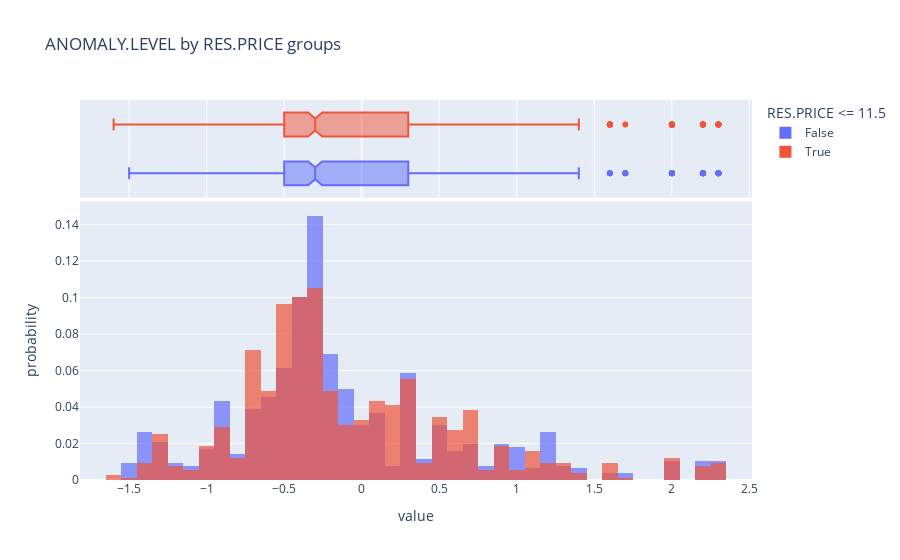

Write notebook code for a chart like this one.
### Markdown cell above
Let's visualize the distribution of anomaly.levels in places with a res.price <= 11.5 and places with a res.price > 11.5

### Code cell
#Visualize the distribution of ANOMALY.LEVELS across both groups

anomalies = outages1[["RES.PRICE <= 11.5", "ANOMALY.LEVEL"]]

fig = px.histogram(anomalies, color='RES.PRICE <= 11.5', histnorm='probability', marginal='box', 
                   title="ANOMALY.LEVEL by RES.PRICE groups", barmode='overlay', opacity=0.7)
fig.write_html('assets\Anomaly.html', include_plotlyjs='cdn')
fig.show()

### Figure 1 — Plotly figure (JSON) as saved in the notebook; plotly's stock layout.template omitted (floating-point values rounded to 4 significant figures; data arrays with more than 128 entries replaced by an {"elided": "..."} marker saying what was removed)
{"data": [{"alignmentgroup": "True", "bingroup": "x", "histnorm": "probability", "hovertemplate": "RES.PRICE <= 11.5=False<br>value=%{x}<br>probability=%{y}<extra></extra>", "legendgroup": "False", "marker": {"color": "#636efa", "opacity": 0.7, "pattern": {"shape": ""}}, "name": "False", "offsetgroup": "False", "orientation": "v", "showlegend": true, "type": "histogram", "x": {"elided": "775 float values"}, "xaxis": "x", "yaxis": "y"}, {"alignmentgroup": "True", "hovertemplate": "RES.PRICE <= 11.5=False<br>value=%{x}<extra></extra>", "legendgroup": "False", "marker": {"color": "#636efa"}, "name": "False", "notched": true, "offsetgroup": "False", "showlegend": false, "type": "box", "x": {"elided": "775 float values"}, "xaxis": "x2", "yaxis": "y2"}, {"alignmentgroup": "True", "bingroup": "x", "histnorm": "probability", "hovertemplate": "RES.PRICE <= 11.5=True<br>value=%{x}<br>probability=%{y}<extra></extra>", "legendgroup": "True", "marker": {"color": "#EF553B", "opacity": 0.7, "pattern": {"shape": ""}}, "name": "True", "offsetgroup": "True", "orientation": "v", "showlegend": true, "type": "histogram", "x": {"elided": "759 float values"}, "xaxis": "x", "yaxis": "y"}, {"alignmentgroup": "True", "hovertemplate": "RES.PRICE <= 11.5=True<br>value=%{x}<extra></extra>", "legendgroup": "True", "marker": {"color": "#EF553B"}, "name": "True", "notched": true, "offsetgroup": "True", "showlegend": false, "type": "box", "x": {"elided": "759 float values"}, "xaxis": "x2", "yaxis": "y2"}], "layout": {"barmode": "overlay", "legend": {"title": {"text": "RES.PRICE <= 11.5"}, "tracegroupgap": 0}, "title": {"text": "ANOMALY.LEVEL by RES.PRICE groups"}, "xaxis": {"anchor": "y", "domain": [0, 1], "title": {"text": "value"}}, "xaxis2": {"anchor": "y2", "domain": [0, 1], "matches": "x", "showgrid": true, "showticklabels": false}, "yaxis": {"anchor": "x", "domain": [0, 0.7326], "title": {"text": "probability"}}, "yaxis2": {"anchor": "x2", "domain": [0.7426, 1], "matches": "y2", "showgrid": false, "showline": false, "showticklabels": false, "ticks": ""}}}
